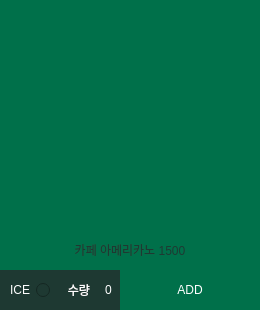
         <widget class="QFrame" name="frame_3_4">
          <property name="geometry">
           <rect>
            <x>20</x>
            <y>370</y>
            <width>260</width>
            <height>310</height>
           </rect>
          </property>
          <property name="frameShape">
           <enum>QFrame::NoFrame</enum>
          </property>
          <property name="frameShadow">
           <enum>QFrame::Raised</enum>
          </property>
          <widget class="QRadioButton" name="radioButton_3_4">
           <property name="geometry">
            <rect>
             <x>0</x>
             <y>270</y>
             <width>50</width>
             <height>40</height>
            </rect>
           </property>
           <property name="focusPolicy">
            <enum>Qt::NoFocus</enum>
           </property>
           <property name="layoutDirection">
            <enum>Qt::RightToLeft</enum>
           </property>
           <property name="styleSheet">
            <string notr="true">background-color: rgb(30, 57, 50);
color: rgb(255, 255, 255);</string>
           </property>
           <property name="text">
            <string>ICE</string>
           </property>
           <property name="checked">
            <bool>false</bool>
           </property>
           <property name="autoRepeat">
            <bool>false</bool>
           </property>
           <property name="autoExclusive">
            <bool>false</bool>
           </property>
          </widget>
          <widget class="QLabel" name="label_3_4">
           <property name="geometry">
            <rect>
             <x>50</x>
             <y>270</y>
             <width>40</width>
             <height>40</height>
            </rect>
           </property>
           <property name="styleSheet">
            <string notr="true">background-color: rgb(30, 57, 50);
color: rgb(255, 255, 255);
font: 75 9pt &quot;맑은 고딕&quot;;</string>
           </property>
           <property name="text">
            <string>수량</string>
           </property>
           <property name="alignment">
            <set>Qt::AlignRight|Qt::AlignTrailing|Qt::AlignVCenter</set>
           </property>
          </widget>
          <widget class="QLabel" name="label_image_3_4">
           <property name="geometry">
            <rect>
             <x>0</x>
             <y>0</y>
             <width>260</width>
             <height>270</height>
            </rect>
           </property>
           <property name="styleSheet">
            <string notr="true">background-color: rgb(0, 112, 74);</string>
           </property>
           <property name="text">
            <string/>
           </property>
          </widget>
          <widget class="QSpinBox" name="spinBox_3_4">
           <property name="geometry">
            <rect>
             <x>90</x>
             <y>270</y>
             <width>50</width>
             <height>40</height>
            </rect>
           </property>
           <property name="focusPolicy">
            <enum>Qt::WheelFocus</enum>
           </property>
           <property name="styleSheet">
            <string notr="true">background-color: rgb(30, 57, 50);
color: rgb(255, 255, 255);</string>
           </property>
           <property name="frame">
            <bool>false</bool>
           </property>
           <property name="alignment">
            <set>Qt::AlignCenter</set>
           </property>
          </widget>
          <widget class="QPushButton" name="pushButton_3_4">
           <property name="geometry">
            <rect>
             <x>120</x>
             <y>270</y>
             <width>140</width>
             <height>40</height>
            </rect>
           </property>
           <property name="focusPolicy">
            <enum>Qt::StrongFocus</enum>
           </property>
           <property name="styleSheet">
            <string notr="true">QPushButton{
	font: 9pt &quot;맑은 고딕&quot;;
	color: rgb(255, 255, 255);
	background-color: rgb(0, 112, 74);
	border: 0px;
}
QPushButton:hover{
	color: rgb(0, 0, 0);
	background-color: rgb(0, 255, 166);
}</string>
           </property>
           <property name="text">
            <string>ADD</string>
           </property>
          </widget>
          <widget class="QLabel" name="label_p_3_4">
           <property name="geometry">
            <rect>
             <x>0</x>
             <y>230</y>
             <width>260</width>
             <height>40</height>
            </rect>
           </property>
           <property name="styleSheet">
            <string notr="true">color: rgb(30, 57, 50);
font: 75 9pt &quot;맑은 고딕&quot;;</string>
           </property>
           <property name="text">
            <string>카페 아메리카노 1500</string>
           </property>
           <property name="alignment">
            <set>Qt::AlignCenter</set>
           </property>
          </widget>
         </widget>
